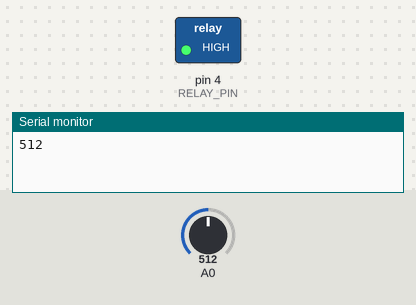
The sketch below on a simulated Arduino Uno, built with avr-gcc and run on an emulated ATmega328P. Parts: switched loads named in the sketch (green lamp = pin HIGH), the last lines printed to the serial monitor. The inputs (shaded band) are chosen by the test bench; at power-on: A0 = 512. Pins used as bus, display or sensor lines are not drawn.

Above: at 2.5 s.
At 7.5 s:
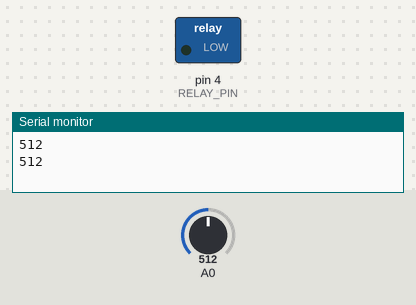
Timing chart, 0 to 13.0 s (numbered marks = the images above):
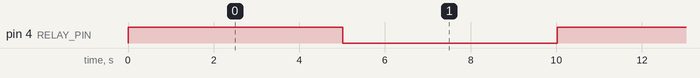

The sketch:

ArduinoLM386_Relay.ino
```cpp
/*
 * 聲音感測器
* 接線方式
* A0 : A0
* G  : GND
* +  : 5V
* D0 : 不接
*/
#define RELAY_PIN 4
#define CONTROL_PIN 13
void setup() {
  Serial.begin(9600);
  pinMode(RELAY_PIN, OUTPUT);
  pinMode(CONTROL_PIN, OUTPUT);
  delay(2);
}

void loop() {
  digitalWrite(CONTROL_PIN, HIGH);
  // 讀取 A0 的值
  int sensorValue = analogRead(A0);
  if(sensorValue > 50) {
    Serial.println(sensorValue);
    digitalWrite(RELAY_PIN, !digitalRead(RELAY_PIN));
    digitalWrite(CONTROL_PIN, LOW);
    delay(5000);
  }
  delay(10);
}
```

Measured:
- by itself, pin 4 (RELAY_PIN): alternates HIGH for 5.0 s and LOW for 5.0 s
